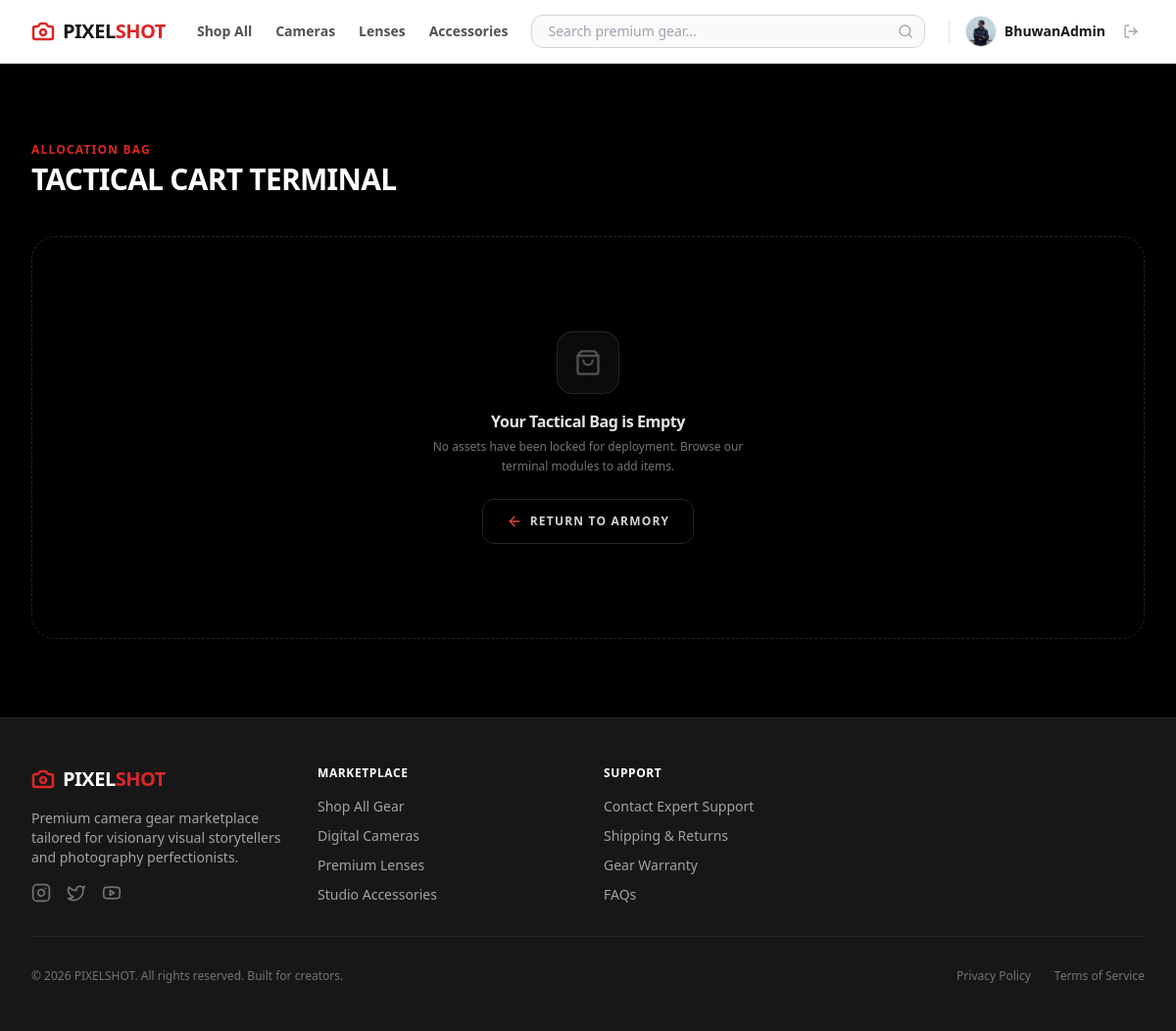
Page /cart/ (signed in) on the committed database.
### ps_app/models.py (models this page shows, shortened)
class User(AbstractUser):
    phone = models.CharField(max_length=20, blank=True)
    address = models.TextField(blank=True)
    profile_picture = models.ImageField(upload_to='images/user/', blank=True, null=True)

### ps_app/views/cart_view.py (the view)
# urls.py: path('cart/', cart_view, name='cart'),
@login_required
def cart_view(request):
    cart, created = Cart.objects.get_or_create(customer=request.user)
    cart_items = cart.items.all()
    total_price = sum(item.total_price for item in cart_items)
    return render(request, 'main/cart_page.html', {'cart_items': cart_items, 'total_price': total_price})

### ps_app/templates/main/cart_page.html (shortened to what this page needs)
<!DOCTYPE html>
<html lang="en">
<head>
    {% load static %}
    <link href="{% static 'css/styles.css' %}" rel="stylesheet" />
</head>
<body class="bg-black text-neutral-100 font-sans min-h-screen flex flex-col">
    {% include 'components/_navbar.html' %}
    <main class="flex-grow max-w-7xl w-full mx-auto px-4 sm:px-6 lg:px-8 py-12 lg:py-20">
        <div class="mb-10">
            <h1 class="text-xs font-bold uppercase tracking-widest text-red-600 mb-1">Allocation Bag</h1>
            <p class="text-2xl lg:text-3xl font-black tracking-tight text-white uppercase">Tactical Cart Terminal</p>
        </div>
        {% if cart_items %}
            <div class="grid grid-cols-1 lg:grid-cols-3 gap-8 items-start">
                <div class="lg:col-span-2 space-y-4">
                    {% for item in cart_items %}
                        <div class="bg-neutral-950 border border-neutral-900 rounded-2xl p-4 sm:p-5 flex flex-col sm:flex-row items-center justify-between gap-5 hover:border-neutral-800 transition-all">
                            <div class="flex flex-col sm:flex-row items-center gap-5 w-full sm:w-auto">
                                <div class="w-20 h-20 bg-black border border-neutral-800 rounded-xl overflow-hidden flex items-center justify-center p-2 shrink-0">
                                    {% if item.product.product_image %}
                                        <img src="{{ item.product.product_image.url }}" alt="{{ item.product.name }}" class="max-w-full max-h-full object-contain">
                                    {% else %}
                                        <i data-lucide="camera" class="w-6 h-6 text-neutral-800"></i>
                                    {% endif %}
                                </div>
                                <div class="space-y-1 text-center sm:text-left">
                                    <span class="text-[9px] font-mono uppercase tracking-widest text-red-500 bg-red-600/10 border border-red-600/20 px-2 py-0.5 rounded-md">
                                        {{ item.product.get_category_display }}
                                    </span>
                                    <h3 class="font-bold text-neutral-200 text-sm tracking-tight line-clamp-1 mt-1">
                                        {{ item.product.name }}
                                    </h3>
                                    <p class="text-xs font-mono font-black text-neutral-400">
                                        Rs. {{ item.product.price|floatformat:2 }}
                                    </p>
                                </div>
                            </div>
                            <div class="flex items-center justify-between sm:justify-end gap-6 w-full sm:w-auto border-t sm:border-t-0 border-neutral-900 pt-4 sm:pt-0">
                                <div class="flex items-center border border-neutral-800 rounded-xl overflow-hidden bg-black">
                                    <a href="/cart/decrease/{{ item.product.id }}/" class="w-8 h-8 flex items-center justify-center text-neutral-500 hover:text-white hover:bg-neutral-900 transition-colors">
                                        <i data-lucide="minus" class="w-3.5 h-3.5"></i>
                                    </a>
                                    <span class="w-10 text-center font-mono text-xs font-bold text-neutral-200">
                                        {{ item.quantity }}
                                    </span>
                                    <a href="/cart/increase/{{ item.product.id }}/" class="w-8 h-8 flex items-center justify-center text-neutral-500 hover:text-white hover:bg-neutral-900 transition-colors">
                                        <i data-lucide="plus" class="w-3.5 h-3.5"></i>
                                    </a>
                                </div>
                                <div class="flex items-center gap-4">
                                    <div class="text-right hidden sm:block">
                                        <span class="text-[9px] font-mono text-neutral-600 block uppercase">Subtotal</span>
                                        <span class="font-mono text-sm font-black text-white">Rs. {{ item.total_price|floatformat:2 }}</span>
                                    </div>
                                    <a href="/cart/remove/{{ item.product.id }}/" class="w-9 h-9 bg-black hover:bg-red-600/10 border border-neutral-800 hover:border-red-600/30 text-neutral-500 hover:text-red-500 rounded-xl transition-all flex items-center justify-center shadow-md">
                                        <i data-lucide="trash-2" class="w-4 h-4"></i>
                                    </a>
                                </div>
                            </div>
                        </div>
                    {% endfor %}
                </div>
                <div class="bg-neutral-950 border border-neutral-900 rounded-2xl p-6 space-y-6 lg:sticky lg:top-24">
                    <h2 class="text-xs font-bold uppercase tracking-widest text-neutral-400 border-b border-neutral-900 pb-3">Manifest Summary</h2>
                    <div class="space-y-3">
                        <div class="flex justify-between items-center text-xs">
                            <span class="text-neutral-500 font-medium">Gross Asset Value</span>
                            <span class="font-mono font-bold text-neutral-300">Rs. {{ total_price|floatformat:2 }}</span>
                        </div>
                        <div class="flex justify-between items-center text-xs">
                            <span class="text-neutral-500 font-medium">Logistic Allocation</span>
                            <span class="font-mono font-bold text-green-500">FREE</span>
                        </div>
                        <div class="border-t border-neutral-900 pt-3 flex justify-between items-baseline">
                            <span class="text-xs font-bold uppercase tracking-wider text-neutral-400">Total Valuation</span>
                            <span class="font-mono text-xl font-black text-white">Rs. {{ total_price|floatformat:2 }}</span>
                        </div>
                    </div>
                    <form method="POST" action="/payment/initiate/" class="space-y-4 pt-2">
                        {% csrf_token %}
                        <input type="hidden" name="total_amount" value="{{ total_price }}">
                        <input type="hidden" name="payment_method" id="id_payment_method" value="esewa">
                        <div id="checkout_fields" class="hidden space-y-4 border-t border-neutral-900 pt-4 transition-all duration-300">
                            <div class="space-y-1.5 relative">
                                <label class="text-[10px] font-bold uppercase tracking-widest text-neutral-500 block">Gateway Router</label>
                                <button type="button" id="custom_dropdown_btn" class="w-full bg-black border border-neutral-800 rounded-xl p-3.5 flex items-center justify-between text-xs font-bold text-white uppercase tracking-wider focus:outline-none focus:border-red-600 transition-colors">
                                    <span id="selected_option_text">eSewa Wallet</span>
                                    <i data-lucide="chevron-down" id="dropdown_arrow" class="w-4 h-4 text-neutral-500 transition-transform duration-200"></i>
                                </button>
                                <div id="custom_dropdown_menu" class="hidden absolute left-0 right-0 mt-1.5 bg-black border border-neutral-800 rounded-xl overflow-hidden shadow-2xl z-50 divide-y divide-neutral-900/50">
                                    <div data-value="esewa" class="dropdown-item p-3.5 text-xs font-bold text-white hover:bg-neutral-900 cursor-pointer uppercase tracking-wider transition-colors">
                                        eSewa Wallet
                                    </div>
                                    <div data-value="cod" class="dropdown-item p-3.5 text-xs font-bold text-white hover:bg-neutral-900 cursor-pointer uppercase tracking-wider transition-colors">
                                        Cash On Delivery (COD)
                                    </div>
                                </div>
                            </div>
                            <div class="space-y-1.5">
                                <label for="shipping_address" class="text-[10px] font-bold uppercase tracking-widest text-neutral-500 block">Destination Dropsite</label>
                                <div id="address_container" class="bg-black border border-neutral-800 rounded-xl p-3.5 focus-within:border-red-600 focus-within:ring-1 focus-within:ring-red-600/30 transition-all duration-200">
                                    <input type="text" id="shipping_address" name="shipping_address" required placeholder="Street, City, Sector Location" class="w-full bg-black text-xs font-semibold text-white focus:outline-none placeholder-neutral-700">
                                </div>
                            </div>
                        </div>
                        <button type="button" id="action_button" class="w-full bg-red-600 hover:bg-red-700 text-white font-black py-4 px-6 rounded-xl text-xs uppercase tracking-widest transition-all flex items-center justify-center gap-2 shadow-xl shadow-red-600/10 cursor-pointer">
                            <i data-lucide="shield-check" class="w-4 h-4"></i>
                            <span id="button_text">Secure Manifest Checkout</span>
                        </button>
                        <a href="/products/" class="w-full bg-black hover:bg-neutral-900 text-neutral-400 hover:text-white font-black py-4 px-6 rounded-xl text-xs uppercase tracking-widest transition-all flex items-center justify-center gap-2 border border-neutral-800">
                            Continue Asset Discovery
                        </a>
                    </form>
                </div>
            </div>
        {% else %}
            <div class="flex flex-col items-center justify-center text-center py-24 border border-dashed border-neutral-800 rounded-3xl bg-black">
                <div class="w-16 h-16 bg-neutral-900/50 rounded-2xl flex items-center justify-center border border-neutral-800 mb-4">
                    <i data-lucide="shopping-bag" class="w-7 h-7 text-neutral-600"></i>
                </div>
                <h3 class="text-neutral-200 font-bold text-base tracking-tight">Your Tactical Bag is Empty</h3>
                <p class="text-xs text-neutral-500 mt-1 max-w-xs leading-relaxed mb-6">No assets have been locked for deployment. Browse our terminal modules to add items.</p>
                <a href="/products/" class="bg-neutral-950 hover:bg-neutral-900 border border-neutral-800 hover:border-red-600/50 text-neutral-300 hover:text-white font-black px-6 py-3.5 rounded-xl text-xs uppercase tracking-widest transition-all flex items-center gap-2">
                    <i data-lucide="arrow-left" class="w-4 h-4 text-red-500"></i>
                    Return to Armory
                </a>
            </div>
        {% endif %}
    </main>
    {% include 'components/_footer.html' %}
</body>
</html>

### ps_app/templates/components/_navbar.html (shortened to what this page needs)
<nav class="bg-white border-b border-gray-200 sticky top-0 z-50 font-sans text-neutral-900">
    <div class="max-w-7xl mx-auto px-4 sm:px-6 lg:px-8">
        <div class="flex justify-between h-16 items-center">
            <div class="flex items-center gap-8">
                <a href="/" class="flex items-center gap-2 text-xl font-black tracking-tight shrink-0">
                    <i data-lucide="camera" class="w-6 h-6 text-red-600 stroke-[2.5]"></i>
                    <span>PIXEL<span class="text-red-600">SHOT</span></span>
                </a>
                <div class="hidden md:flex items-center gap-6 text-sm font-semibold text-neutral-600">
                    <a href="/products/" class="hover:text-red-600 transition-colors">Shop All</a>
                    <a href="/products/?category=cameras" class="hover:text-red-600 transition-colors">Cameras</a>
                    <a href="/products/?category=lenses" class="hover:text-red-600 transition-colors">Lenses</a>
                    <a href="/products/?category=accessories" class="hover:text-red-600 transition-colors">Accessories</a>
                </div>
            </div>
            <div class="flex-1 max-w-md mx-6 hidden sm:block">
                <form action="/products/" method="GET" class="relative">
                    <input type="text" name="search" value="{{ request.GET.search }}" placeholder="Search premium gear..."
                        class="w-full bg-neutral-50 border border-gray-300 rounded-xl pl-4 pr-9 py-1.5 text-sm focus:outline-none focus:ring-2 focus:ring-red-600 focus:border-red-600 focus:bg-white transition-all">
                    <button type="submit" class="absolute inset-y-0 right-0 flex items-center pr-3 text-neutral-400 hover:text-red-600">
                        <i data-lucide="search" class="w-4 h-4"></i>
                    </button>
                </form>
            </div>
            <div class="flex items-center gap-4">
                {% if user.is_authenticated %}
                    <div class="flex items-center gap-3">
                        <a href="/profile/" class="flex items-center gap-2 group">
                            {% if user.profile_picture %}
                                <img src="{{ user.profile_picture.url }}" alt="Profile" class="w-8 h-8 rounded-full object-cover border border-gray-200 group-hover:border-red-600 transition-colors">
                            {% else %}
                                <div class="w-8 h-8 rounded-full bg-neutral-100 border border-gray-200 flex items-center justify-center text-neutral-500 group-hover:border-red-600 transition-colors">
                                    <i data-lucide="user" class="w-4 h-4"></i>
                                </div>
                            {% endif %}
                            <span class="text-sm font-semibold hidden lg:block group-hover:text-red-600 transition-colors">{{ user.username }}</span>
                        </a>
                        <form action="/logout/" method="POST" class="inline">
                            <button type="submit" class="p-1.5 text-neutral-400 hover:text-red-600 transition-colors" title="Log Out">
                                <i data-lucide="log-out" class="w-4 h-4"></i>
                            </button>
                        </form>
                    </div>
                {% else %}
                    <div class="flex items-center gap-3 text-sm font-bold">
                        <a href="/login/" class="text-neutral-600 hover:text-black transition-colors px-2 py-1.5">Sign In</a>
                        <a href="/register/" class="bg-neutral-900 text-white px-4 py-2 rounded-xl hover:bg-red-600 transition-all shadow-sm">Register</a>
                    </div>
                {% endif %}
            </div>
        </div>
    </div>
</nav>

### rows in the picture
User: profile_picture (picture), username "BhuwanAdmin"
